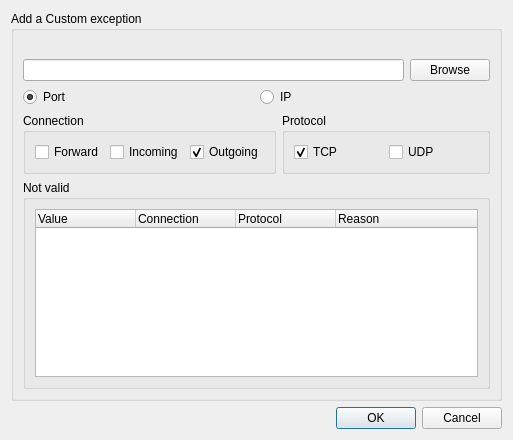
<?xml version="1.0" encoding="UTF-8"?>
<ui version="4.0">
 <class>AddExceptionDialog</class>
 <widget class="QDialog" name="AddExceptionDialog">
  <property name="geometry">
   <rect>
    <x>0</x>
    <y>0</y>
    <width>513</width>
    <height>440</height>
   </rect>
  </property>
  <property name="minimumSize">
   <size>
    <width>0</width>
    <height>350</height>
   </size>
  </property>
  <property name="windowTitle">
   <string>Add Exception</string>
  </property>
  <layout class="QVBoxLayout" name="verticalLayout">
   <item>
    <widget class="QGroupBox" name="groupBox">
     <property name="sizePolicy">
      <sizepolicy hsizetype="Preferred" vsizetype="MinimumExpanding">
       <horstretch>0</horstretch>
       <verstretch>0</verstretch>
      </sizepolicy>
     </property>
     <property name="minimumSize">
      <size>
       <width>0</width>
       <height>0</height>
      </size>
     </property>
     <property name="title">
      <string>Add a Custom exception</string>
     </property>
     <layout class="QVBoxLayout" name="verticalLayout_2">
      <item>
       <widget class="QLabel" name="m_helpLabel">
        <property name="sizePolicy">
         <sizepolicy hsizetype="Preferred" vsizetype="Expanding">
          <horstretch>0</horstretch>
          <verstretch>0</verstretch>
         </sizepolicy>
        </property>
        <property name="minimumSize">
         <size>
          <width>0</width>
          <height>0</height>
         </size>
        </property>
        <property name="font">
         <font>
          <pointsize>8</pointsize>
         </font>
        </property>
        <property name="text">
         <string/>
        </property>
        <property name="wordWrap">
         <bool>true</bool>
        </property>
       </widget>
      </item>
      <item>
       <layout class="QHBoxLayout" name="horizontalLayout">
        <item>
         <widget class="QLineEdit" name="m_addEdit">
          <property name="sizePolicy">
           <sizepolicy hsizetype="Expanding" vsizetype="Minimum">
            <horstretch>0</horstretch>
            <verstretch>0</verstretch>
           </sizepolicy>
          </property>
          <property name="statusTip">
           <string/>
          </property>
         </widget>
        </item>
        <item>
         <widget class="QPushButton" name="m_browseButton">
          <property name="statusTip">
           <string/>
          </property>
          <property name="text">
           <string>Browse</string>
          </property>
         </widget>
        </item>
       </layout>
      </item>
      <item>
       <layout class="QHBoxLayout" name="horizontalLayout_5">
        <item>
         <widget class="QRadioButton" name="m_portRadio">
          <property name="sizePolicy">
           <sizepolicy hsizetype="Minimum" vsizetype="Minimum">
            <horstretch>0</horstretch>
            <verstretch>0</verstretch>
           </sizepolicy>
          </property>
          <property name="text">
           <string>Port</string>
          </property>
          <property name="checked">
           <bool>true</bool>
          </property>
         </widget>
        </item>
        <item>
         <widget class="QRadioButton" name="m_ipRadio">
          <property name="sizePolicy">
           <sizepolicy hsizetype="Minimum" vsizetype="Minimum">
            <horstretch>0</horstretch>
            <verstretch>0</verstretch>
           </sizepolicy>
          </property>
          <property name="text">
           <string>IP</string>
          </property>
          <property name="checked">
           <bool>false</bool>
          </property>
         </widget>
        </item>
       </layout>
      </item>
      <item>
       <layout class="QHBoxLayout" name="horizontalLayout_3">
        <property name="sizeConstraint">
         <enum>QLayout::SetDefaultConstraint</enum>
        </property>
        <item>
         <widget class="QGroupBox" name="m_ConnectionGroup">
          <property name="sizePolicy">
           <sizepolicy hsizetype="Preferred" vsizetype="MinimumExpanding">
            <horstretch>0</horstretch>
            <verstretch>0</verstretch>
           </sizepolicy>
          </property>
          <property name="minimumSize">
           <size>
            <width>0</width>
            <height>0</height>
           </size>
          </property>
          <property name="title">
           <string>Connection</string>
          </property>
          <layout class="QHBoxLayout" name="horizontalLayout_4">
           <item>
            <widget class="QCheckBox" name="m_FwdCheck">
             <property name="text">
              <string>Forward</string>
             </property>
            </widget>
           </item>
           <item>
            <widget class="QCheckBox" name="m_InCheck">
             <property name="text">
              <string>Incoming</string>
             </property>
            </widget>
           </item>
           <item>
            <widget class="QCheckBox" name="m_OutCheck">
             <property name="text">
              <string>Outgoing</string>
             </property>
             <property name="checked">
              <bool>true</bool>
             </property>
            </widget>
           </item>
          </layout>
         </widget>
        </item>
        <item>
         <widget class="QGroupBox" name="m_ProtocolGroup">
          <property name="sizePolicy">
           <sizepolicy hsizetype="Preferred" vsizetype="Minimum">
            <horstretch>0</horstretch>
            <verstretch>0</verstretch>
           </sizepolicy>
          </property>
          <property name="minimumSize">
           <size>
            <width>0</width>
            <height>0</height>
           </size>
          </property>
          <property name="title">
           <string>Protocol</string>
          </property>
          <layout class="QHBoxLayout" name="horizontalLayout_2">
           <item>
            <widget class="QCheckBox" name="m_TcpCheck">
             <property name="text">
              <string>TCP</string>
             </property>
             <property name="checked">
              <bool>true</bool>
             </property>
            </widget>
           </item>
           <item>
            <widget class="QCheckBox" name="m_UdpCheck">
             <property name="text">
              <string>UDP</string>
             </property>
            </widget>
           </item>
          </layout>
         </widget>
        </item>
       </layout>
      </item>
      <item>
       <widget class="QGroupBox" name="groupBox_2">
        <property name="sizePolicy">
         <sizepolicy hsizetype="Preferred" vsizetype="MinimumExpanding">
          <horstretch>0</horstretch>
          <verstretch>0</verstretch>
         </sizepolicy>
        </property>
        <property name="minimumSize">
         <size>
          <width>0</width>
          <height>0</height>
         </size>
        </property>
        <property name="title">
         <string>Not valid</string>
        </property>
        <layout class="QHBoxLayout" name="horizontalLayout_6">
         <item>
          <widget class="QTreeWidget" name="m_notValidTreeWidget">
           <property name="enabled">
            <bool>true</bool>
           </property>
           <property name="sizePolicy">
            <sizepolicy hsizetype="Expanding" vsizetype="Minimum">
             <horstretch>0</horstretch>
             <verstretch>0</verstretch>
            </sizepolicy>
           </property>
           <property name="wordWrap">
            <bool>false</bool>
           </property>
           <property name="headerHidden">
            <bool>false</bool>
           </property>
           <attribute name="headerDefaultSectionSize">
            <number>100</number>
           </attribute>
           <attribute name="headerStretchLastSection">
            <bool>true</bool>
           </attribute>
           <column>
            <property name="text">
             <string>Value</string>
            </property>
           </column>
           <column>
            <property name="text">
             <string>Connection</string>
            </property>
           </column>
           <column>
            <property name="text">
             <string>Protocol</string>
            </property>
           </column>
           <column>
            <property name="text">
             <string>Reason</string>
            </property>
           </column>
          </widget>
         </item>
        </layout>
       </widget>
      </item>
     </layout>
    </widget>
   </item>
   <item>
    <widget class="QDialogButtonBox" name="m_buttonBox">
     <property name="orientation">
      <enum>Qt::Horizontal</enum>
     </property>
     <property name="standardButtons">
      <set>QDialogButtonBox::Cancel|QDialogButtonBox::Ok</set>
     </property>
    </widget>
   </item>
  </layout>
 </widget>
 <resources/>
 <connections>
  <connection>
   <sender>m_buttonBox</sender>
   <signal>rejected()</signal>
   <receiver>AddExceptionDialog</receiver>
   <slot>reject()</slot>
   <hints>
    <hint type="sourcelabel">
     <x>316</x>
     <y>260</y>
    </hint>
    <hint type="destinationlabel">
     <x>286</x>
     <y>274</y>
    </hint>
   </hints>
  </connection>
  <connection>
   <sender>m_portRadio</sender>
   <signal>toggled(bool)</signal>
   <receiver>m_ProtocolGroup</receiver>
   <slot>show()</slot>
   <hints>
    <hint type="sourcelabel">
     <x>107</x>
     <y>99</y>
    </hint>
    <hint type="destinationlabel">
     <x>418</x>
     <y>173</y>
    </hint>
   </hints>
  </connection>
  <connection>
   <sender>m_ipRadio</sender>
   <signal>toggled(bool)</signal>
   <receiver>m_InCheck</receiver>
   <slot>setChecked(bool)</slot>
   <hints>
    <hint type="sourcelabel">
     <x>379</x>
     <y>92</y>
    </hint>
    <hint type="destinationlabel">
     <x>131</x>
     <y>149</y>
    </hint>
   </hints>
  </connection>
  <connection>
   <sender>m_ipRadio</sender>
   <signal>toggled(bool)</signal>
   <receiver>m_ProtocolGroup</receiver>
   <slot>setDisabled(bool)</slot>
   <hints>
    <hint type="sourcelabel">
     <x>48</x>
     <y>99</y>
    </hint>
    <hint type="destinationlabel">
     <x>418</x>
     <y>173</y>
    </hint>
   </hints>
  </connection>
 </connections>
</ui>
